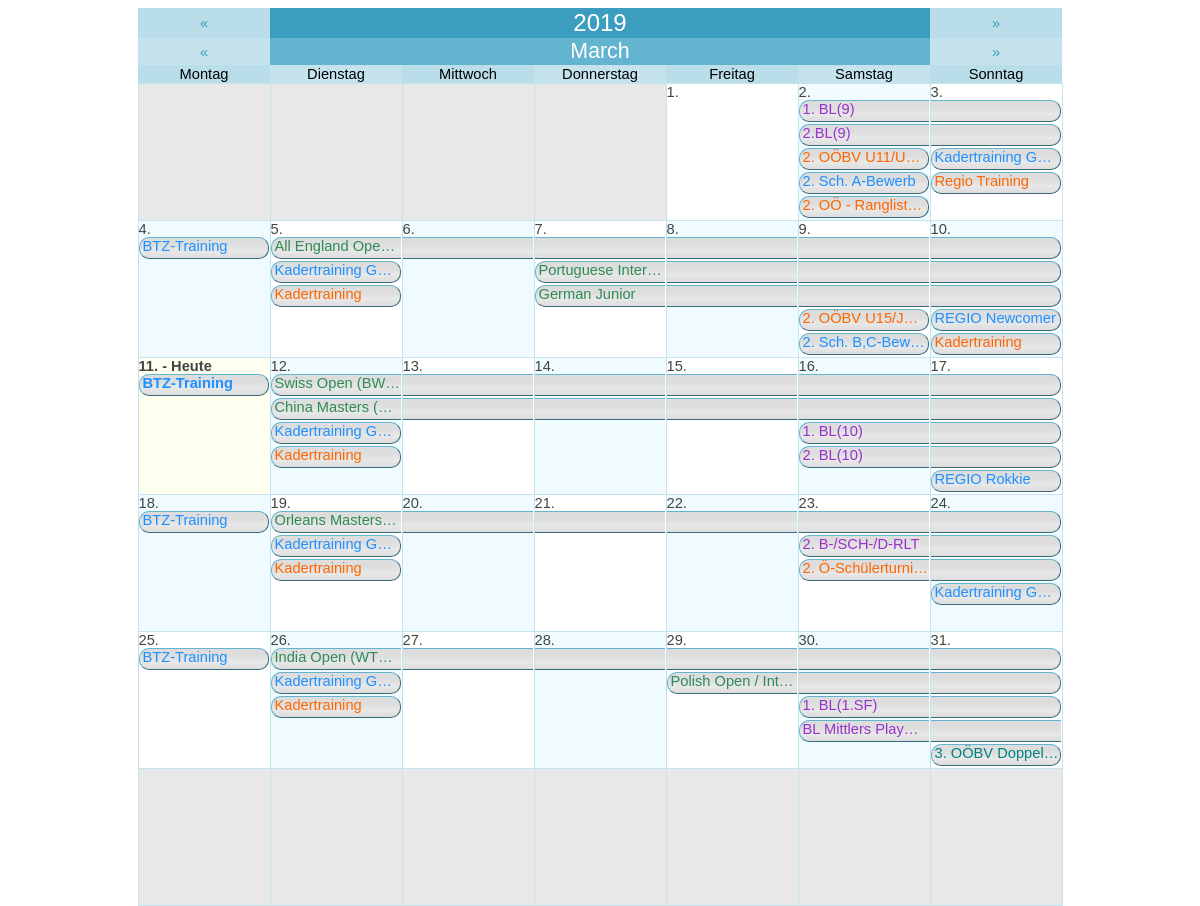
Screenshot of /graphic_calendar.php with the database file from the repository.
### tables this page shows
CREATE TABLE `agenda` (
  `id` int(11) NOT NULL AUTO_INCREMENT,
  `title` varchar(255) NOT NULL,
  `description` text NOT NULL,
  `date_begin` date NOT NULL,
  `date_end` date NOT NULL,
  `isTimespan` tinyint(1) NOT NULL,
  `location` varchar(255) NOT NULL,
  `time_start` time NOT NULL,
  `time_end` time NOT NULL,
  `category` varchar(20) NOT NULL,
  `participant` varchar(255) NOT NULL,
  `responsible` varchar(255) NOT NULL,
  `additional_info` text NOT NULL,
  PRIMARY KEY (`id`)
);

CREATE TABLE `zentralausschreibungen` (
  `id` int(11) NOT NULL AUTO_INCREMENT,
  `size` varchar(10) NOT NULL,
  `category` varchar(200) NOT NULL,
  `title_line1` varchar(255) NOT NULL,
  `title_line2` varchar(255) NOT NULL,
  `date_begin` date NOT NULL,
  `date_end` date NOT NULL,
  `act_timespan` int(11) NOT NULL,
  `act_verein` tinyint(1) NOT NULL,
  `verein` varchar(255) NOT NULL,
  `act_uhrzeit` tinyint(1) NOT NULL,
  `uhrzeit` varchar(255) NOT NULL,
  `act_auslosung` tinyint(1) NOT NULL,
  `auslosung` varchar(255) NOT NULL,
  `act_hallenname` tinyint(1) NOT NULL,
  `hallenname` varchar(255) NOT NULL,
  `act_anschrift_halle` tinyint(1) NOT NULL,
  `anschrift_halle` varchar(255) NOT NULL,
  `act_anzahl_felder` tinyint(1) NOT NULL,
  `anzahl_felder` varchar(50) NOT NULL,
  `act_turnierverantwortlicher` tinyint(1) NOT NULL,
  `turnierverantwortlicher` varchar(255) NOT NULL,
  `act_oberschiedsrichter` tinyint(1) NOT NULL,
  `oberschiedsrichter` varchar(255) NOT NULL,
  `act_telefon` tinyint(1) NOT NULL,
  `telefon` varchar(30) NOT NULL,
  `act_anmeldung_online` tinyint(1) NOT NULL,
  `anmeldung_online` varchar(255) NOT NULL,
  `act_anmeldung_email` tinyint(1) NOT NULL,
  `anmeldung_email` varchar(255) NOT NULL,
  `act_nennungen_email` tinyint(1) NOT NULL,
  `nennungen_email` varchar(255) NOT NULL,
  `act_nennschluss` tinyint(1) NOT NULL,
  `nennschluss` date NOT NULL,
  `act_zusatzangaben` tinyint(1) NOT NULL,
  `zusatzangaben` varchar(255) NOT NULL,
  `location` varchar(255) NOT NULL,
  PRIMARY KEY (`id`)
);

### data/string.lib.php (called while the page is built, shortened)
<?php
function SReplace($string,$specialCharacters='')
{
    $sstr = str_replace(' ','-',$string);
    $sstr = str_replace('&Auml;','AE',$sstr);
    $sstr = str_replace('&auml;','ae',$sstr);
    $sstr = str_replace('&Ouml;','OE',$sstr);
    $sstr = str_replace('&ouml;','oe',$sstr);
    $sstr = str_replace('&Uuml;','UE',$sstr);
    $sstr = str_replace('&uuml;','ue',$sstr);
    $sstr = str_replace('&szlig;','ss',$sstr);
    $sstr = str_replace('Ã„','AE',$sstr);
    $sstr = str_replace('Ã¤','ae',$sstr);
    $sstr = str_replace('Ã–','OE',$sstr);
    $sstr = str_replace('Ã¶','oe',$sstr);
    $sstr = str_replace('Ãœ','UE',$sstr);
    $sstr = str_replace('Ã¼','ue',$sstr);
    $sstr = str_replace('ÃŸ','ss',$sstr);
    $sstr = preg_replace('/[^0-9A-Za-z-'.$specialCharacters.'\|]/', '', $sstr);
    return $sstr;
}
?>

### data/mysql.lib.php (called while the page is built, shortened)
<?php
class MySQL
{
    private static $sqlConnectionLink;
    public static function SetSQLLink($link)
    {
        self::$sqlConnectionLink = $link;
    }
    private static function GetParamTypeList($paramTypeList,$paramAmt)
    {
        if(substr($paramTypeList,0,1) == "@")
        {
            $broadcastType = str_replace("@","",$paramTypeList);
            $mySQLParamTypes = '';
            for($i=0;$i<$paramAmt;$i++) $mySQLParamTypes .= $broadcastType;
        }
        else
        {
            if($paramAmt == strlen($paramTypeList) OR ($paramTypeList == "" AND $paramAmt == -1)) $mySQLParamTypes = $paramTypeList;
            else die("<b>Not enought parameters provided!</b> <br> <b>Provided: </b> ".strlen($paramTypeList)." <br><b>Required:</b> $paramAmt");
        }
        return $mySQLParamTypes;
    }
    public static function Row($sqlStatement,$parameterTypes="", &...$sqlParameters)
    {
        $parameterAmount = func_num_args() - 2;
        $parameterTypeList = self::GetParamTypeList($parameterTypes,$parameterAmount);
        $stmt = self::$sqlConnectionLink->prepare($sqlStatement);
        if($parameterTypes != "") call_user_func_array(array($stmt, "bind_param"), array_merge(array($parameterTypeList), $sqlParameters));
        $stmt->execute();
        $result = $stmt->get_result();
        $row = $result->fetch_array();
        return $row;
    }
    public static function Cluster($sqlStatement,$parameterTypes="", &...$sqlParameters)
    {
        $rowArray = array();
        $parameterAmount = func_num_args() - 2;
        $parameterTypeList = self::GetParamTypeList($parameterTypes,$parameterAmount);
        $stmt = self::$sqlConnectionLink->prepare($sqlStatement);
        if($parameterTypes != "") call_user_func_array(array($stmt, "bind_param"), array_merge(array($parameterTypeList), $sqlParameters));
        $stmt->execute();
        $result = $stmt->get_result();
        while($row = $result->fetch_assoc()) array_push($rowArray,$row);
        return $rowArray;
    }
}
?>

### data/setting.lib.php (called while the page is built, shortened)
<?php
class Setting
{
    private static $sqlConnectionLink;
    public static function SetSQLLink($link)
    {
        self::$sqlConnectionLink = $link;
    }
    public static function Get($setting)
    {
        $stmt = self::$sqlConnectionLink->prepare("SELECT value FROM settings WHERE setting = ?");
        $stmt->bind_param('s', $setting);
        $stmt->execute();
        $result = $stmt->get_result();
        $value = $result->fetch_array();
        switch($value[0])
        {
            case 'true':    return true;
            default:        return $value[0];
        }
    }
}
?>

### graphic_calendar.php (the view, shortened to what this page needs)
<?php
    echo '
        <!DOCTYPE html>
        <html>
            <head>
                ';
                require("headerlinks.php");
                echo '
                <!--
                <link rel="stylesheet" href="https://use.fontawesome.com/releases/v5.3.1/css/all.css">
                <link rel="stylesheet" type="text/css" href="/css/style.css">
                <link rel="stylesheet" href="https://cdnjs.cloudflare.com/ajax/libs/font-awesome/4.7.0/css/font-awesome.min.css">
                <meta charset="utf-8">
                -->
            </head>
            <body>
                <div class="iframe_content" style="height: 600px;">
    ';
    $dateok = false;
    if (!$dateok)
    {
        $mo = date('m');
        $da = date('d');
        $yr = date('Y');
    }
    $offset = date('w', mktime(0,0,0,$mo,1,$yr));
    $nd = date('d', mktime(0,0,0,$mo+1,0,$yr));
    $days = array();
    for ($i=0;$i<=42;$i++) $days[$i]['out']= '&nbsp;';
    $j=1;
    for ($i=$offset;$i<=($offset+$nd-1);$i++)
    {
        $day = $j++;
        $date = $yr.'-'.str_pad($mo,2,0,STR_PAD_LEFT).'-'.str_pad($day,2,0,STR_PAD_LEFT);
        $days[$i]['out']= $day.'.';
        $days[$i]['dat']= $date;
    }
    $redirEx = '';
    echo '
        <center>
            <table class="calendar_table">
            <tr>
                <td colspan="1"><a href="?day='.date('Y-m-d', mktime(0,0,0,$mo,$da,$yr-1)).$redirEx.'">&laquo;</a></td>
                <td colspan="5"><b>'.$yr.'</b></td>
                <td colspan="1"><a href="?day='.date('Y-m-d', mktime(0,0,0,$mo,$da,$yr+1)).$redirEx.'">&raquo;</a></td>
            </tr>
            <tr>
                <td colspan="1"><a href="?day='.date('Y-m-d', mktime(0,0,0,$mo,0,$yr)).$redirEx.'">&laquo;</a></td>
                <td colspan="5"><b>'.str_replace('Mrz','M&auml;rz',SReplace(strftime("%B",strtotime($yr.'-'.$mo.'-'.$da)))).'</b></td>
                <td colspan="1"><a href="?day='.date('Y-m-d', mktime(0,0,0,$mo+1,1,$yr)).$redirEx.'">&raquo;</a></td>
            </tr>
            <tr>
                <td>Montag</td>
                <td>Dienstag</td>
                <td>Mittwoch</td>
                <td>Donnerstag</td>
                <td>Freitag</td>
                <td>Samstag</td>
                <td>Sonntag</td>
            </tr>
    ';
    $cntr = 1;
    $sqlExtension = '';
    $thisMontAndYear = $yr.'-'.str_pad($mo,2,0,STR_PAD_LEFT).'-%';
    $zaSiMonthCluster = MySQL::Cluster("SELECT * FROM zentralausschreibungen WHERE act_timespan = '0' $sqlExtension AND date_begin LIKE ?",'s',$thisMontAndYear);
    $agTSMonthCluster = MySQL::Cluster("SELECT * FROM agenda WHERE isTimespan = '1' $sqlExtension AND (date_begin LIKE ? OR date_end LIKE ?) ",'ss',$thisMontAndYear,$thisMontAndYear);
    $agSiMonthCluster = MySQL::Cluster("SELECT * FROM agenda WHERE isTimespan = '0' $sqlExtension AND date_begin LIKE ?",'s',$thisMontAndYear);
    $categoryColor = array(
    "Landesmeisterschaft" => Setting::Get("ColorLandesmeisterschaft"),
    "Doppelturnier" => Setting::Get("ColorDoppelturnier"),
    "Nachwuchs" => Setting::Get("ColorNachwuchs"),
    "SchuelerJugend" => Setting::Get("ColorSchuelerJugend"),
    "Senioren" => Setting::Get("ColorSenioren"),
    "Training" => Setting::Get("ColorTraining"),
    "OEBVInternational" => Setting::Get("ColorOEBVInternational"),
    "OEBV" => Setting::Get("ColorOEBV"),
    "LV" => Setting::Get("ColorLV"));
    $designDataGrid = array_fill(0,31,array(NULL,NULL,NULL,NULL,NULL,NULL));
    for($ddg = 0 ; $ddg < 31 ; $ddg++)
    {
        foreach($agTSMonthCluster AS $dateData)
        {
            $datePartsBegin = explode('-',$dateData['date_begin']);
            $datePartsEnd = explode('-',$dateData['date_end']);
            if($datePartsBegin[2] == $ddg + 1)
            {
                $timespan =  $datePartsEnd[2] - $datePartsBegin[2] + 1;
                for($lctr = 5 ; $lctr >= 0 ; $lctr--)
                {
                    $layerValid = true;
                    for($ldctr = 0 ; $ldctr < $timespan ; $ldctr++) if($designDataGrid[$ddg + $ldctr][$lctr] != NULL) $layerValid = false;
                    if($layerValid) $layer = $lctr;
                }
                for($dctr = 0 ; $dctr < $timespan ; $dctr++) $designDataGrid[$ddg + $dctr][$layer] = 'AG-'.$dateData['id'];
            }
        }
        foreach($zaSiMonthCluster AS $dateData)
        {
            $datePartsBegin = explode('-',$dateData['date_begin']);
            if($datePartsBegin[2] == $ddg + 1)
            {
                for($lctr = 5 ; $lctr >= 0 ; $lctr--)
                {
                    $layerValid = true;
                    if($designDataGrid[$ddg][$lctr] != NULL) $layerValid = false;
                    if($layerValid) $layer = $lctr;
                }
                $designDataGrid[$ddg][$layer] = 'ZA-'.$dateData['id'];
            }
        }
        foreach($agSiMonthCluster AS $dateData)
        {
            $datePartsBegin = explode('-',$dateData['date_begin']);
            if($datePartsBegin[2] == $ddg + 1)
            {
                for($lctr = 5 ; $lctr >= 0 ; $lctr--)
                {
                    $layerValid = true;
                    if($designDataGrid[$ddg][$lctr] != NULL) $layerValid = false;
                    if($layerValid) $layer = $lctr;
                }
                $designDataGrid[$ddg][$layer] = 'AG-'.$dateData['id'];
            }
        }
    }
    for($lctr = 0 ; $lctr < 5 ; $lctr++)
    {
        for($ddg = 0 ; $ddg < 31 ; $ddg++) if($designDataGrid[$ddg][$lctr] != NULL) $lastLayer =  $lctr;
    }
    for ($i=1;$i<=6;$i++)
    {
        echo '<tr>';
        for ($j=1;$j<=7;$j++)
        {
            $curr = $cntr++;
            $accent = ($days[$curr]['dat'] == "") ? 'blank' : (($curr % 2 == 0) ? 'accent1' : 'accent2');
            $style = (date("Y-m-d") == $days[$curr]['dat']) ? 'bold' : 'normal';
            $today = (date("Y-m-d") == $days[$curr]['dat']) ? 'today' : '';
            $selectStyle = (isset($_GET['datum']) AND $_GET['datum']==$days[$curr]['dat']) ? 'selected' : '';
            echo '
                <td class="'.$selectStyle.' '.$accent.' '.$today.'" style="font-weight: '.$style.'">
                <span>'.$days[$curr]['out'].' '.((date("Y-m-d") == $days[$curr]['dat']) ? ' - Heute' : '').'</span>
            ';
            $curDate = $days[$curr]['dat'];
            $dayNow = intval(str_replace('.','',$days[$curr]['out']));
            echo '<table class="cellContentData">';
            for($dctr = 0 ; $dctr <= $lastLayer ; $dctr++)
            {
                $dataParts = explode("-",$designDataGrid[$dayNow - 1][$dctr]);
                if($dataParts[0] == "ZA" OR $dataParts[0] == "AG")
                {
                    if($dataParts[0] == "ZA")
                    {
                        $calData = MySQL::Row("SELECT *,CONCAT_WS(' ',title_line1,title_line2) AS displayTitle FROM zentralausschreibungen WHERE id = ?",'i',$dataParts[1]);
                        $displayTitle = '';
                        if($calData['act_timespan'])
                        {
                            if($curDate == $calData['date_begin'])
                            {
                                $cellStyle = "timespanStart";
                                $displayTitle = $calData['displayTitle'];
                            }
                            else if($curDate == $calData['date_end'])
                            {
                                $cellStyle = "timespanEnd";
                                $dateModalInfo = '';
                            }
                            else
                            {
                                $cellStyle = "timespanMiddle";
                                $dateModalInfo = '';
                            }
                            if($j == 1) $displayTitle = $calData['displayTitle'];
                        }
                        else
                        {
                            $cellStyle = "timespanSingle";
                            $displayTitle = $calData['displayTitle'];
                        }
                    }
                    if($dataParts[0] == "AG")
                    {
                        $calData = MySQL::Row("SELECT *,title AS displayTitle FROM agenda WHERE id = ?",'i',$dataParts[1]);
                        $displayTitle = '';
                        if($calData['isTimespan'])
                        {
                            if($curDate == $calData['date_begin'])
                            {
                                $cellStyle = "timespanStart";
                                $displayTitle = $calData['displayTitle'];
                            }
                            else if($curDate == $calData['date_end'])
                            {
                                $cellStyle = "timespanEnd";
                            }
                            else
                            {
                                $cellStyle = "timespanMiddle";
                            }
                        }
                        else
                        {
                            $cellStyle = "timespanSingle";
                            $displayTitle = $calData['displayTitle'];
                        }
                    }
                    echo '
                        <tr>
                            <td>
                                <a href="#calenderInfo'.$designDataGrid[$dayNow - 1][$dctr].'" style="text-decoration:none;">
                                    <div id="'.$cellStyle.'" style="color: '.(($calData['category']!="") ? $categoryColor[$calData['category']] : '#000000').';">'.$displayTitle.'</div>
                                </a>
                            </td>
                        </tr>
                    ';
                }
                else echo '<tr><td></td></tr>';
            }
            echo '</table>';
            echo'
                </td>
            ';
        }
        echo '</tr>';
    }
    echo '
            </table>
        </center>
    ';
    echo '
                </div>
            </body>
        </html>
    ';
?>

### rows the page displays
agenda: title "1. BL(9)"
agenda: title "2.BL(9)"
zentralausschreibungen: displayTitle "2. OÖBV U11/U…"
agenda: title "2. Sch. A-Bewerb"
agenda: title "2. OÖ - Ranglist…"
agenda: title "Kadertraining G…"
agenda: title "Regio Training"
agenda: title "BTZ-Training"
agenda: title "All England Ope…"
agenda: title "Kadertraining G…"
agenda: title "Kadertraining"
agenda: title "Portuguese Inter…"
agenda: title "German Junior"
zentralausschreibungen: displayTitle "2. OÖBV U15/J…"
agenda: title "2. Sch. B,C-Bew…"
agenda: title "REGIO Newcomer"
agenda: title "Kadertraining"
agenda: title "BTZ-Training"
agenda: title "Swiss Open (BW…"
agenda: title "China Masters (…"
agenda: title "Kadertraining G…"
agenda: title "Kadertraining"
agenda: title "1. BL(10)"
agenda: title "2. BL(10)"
agenda: title "REGIO Rokkie"
agenda: title "BTZ-Training"
agenda: title "Orleans Masters…"
agenda: title "Kadertraining G…"
agenda: title "Kadertraining"
agenda: title "2. B-/SCH-/D-RLT"
agenda: title "2. Ö-Schülerturni…"
agenda: title "Kadertraining G…"
agenda: title "BTZ-Training"
agenda: title "India Open (WT…"
agenda: title "Kadertraining G…"
agenda: title "Kadertraining"
agenda: title "Polish Open / Int…"
agenda: title "1. BL(1.SF)"
agenda: title "BL Mittlers Play…"
zentralausschreibungen: displayTitle "3. OÖBV Doppel…"

### other values shown
$yr "2019"
$days[$curr]['out'] "1."
$days[$curr]['out'] "2."
$days[$curr]['out'] "3."
$days[$curr]['out'] "4."
$days[$curr]['out'] "5."
$days[$curr]['out'] "6."
$days[$curr]['out'] "7."
$days[$curr]['out'] "8."
$days[$curr]['out'] "9."
$days[$curr]['out'] "10."
$days[$curr]['out'] "11."
$days[$curr]['out'] "12."
$days[$curr]['out'] "13."
$days[$curr]['out'] "14."
